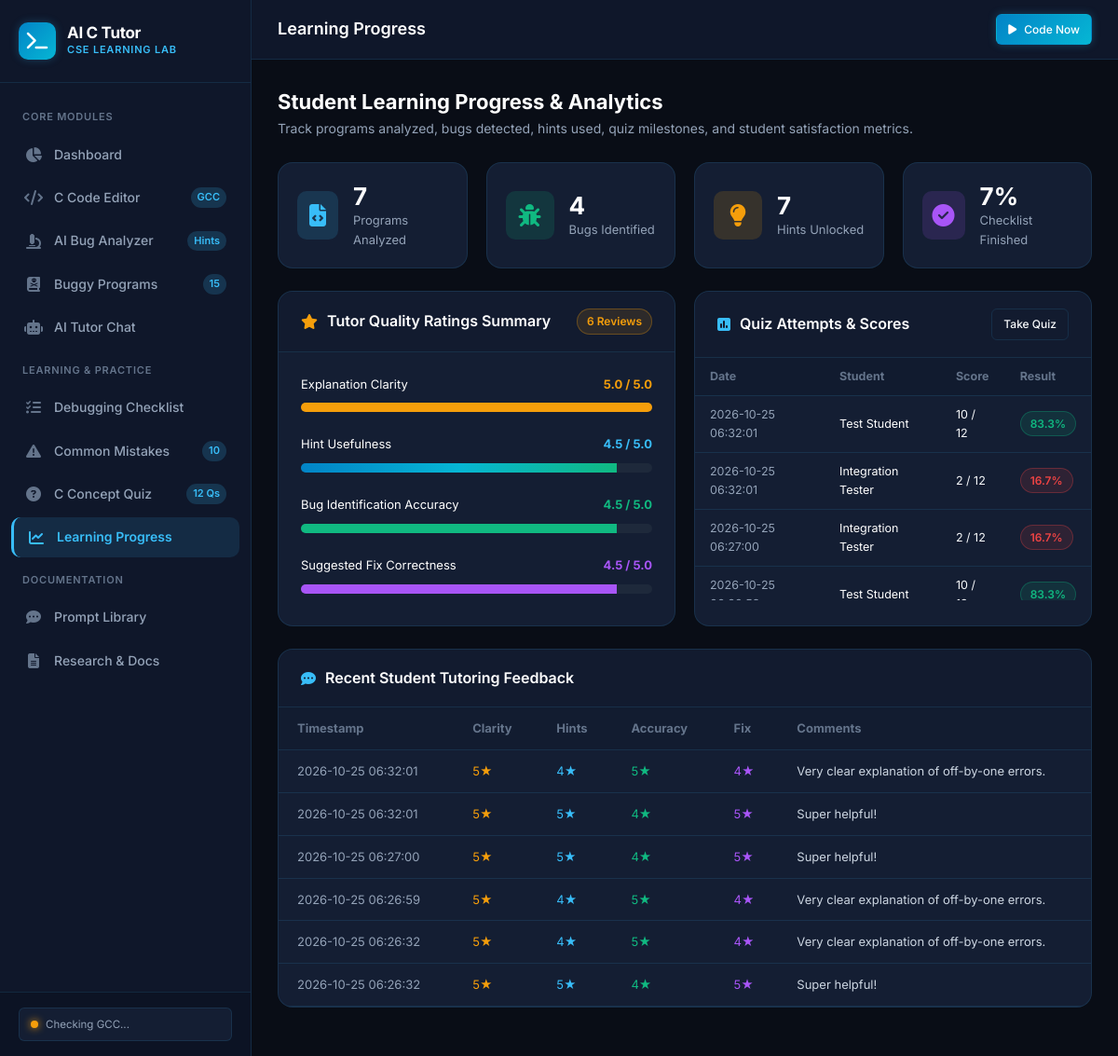
The app's page /progress with its own data.
### tables this page shows
CREATE TABLE quiz_attempts (
        id INTEGER PRIMARY KEY AUTOINCREMENT,
        student_name TEXT DEFAULT 'Student',
        score INTEGER NOT NULL,
        total_questions INTEGER NOT NULL,
        percentage REAL NOT NULL,
        answers_json TEXT,
        completed_at DATETIME DEFAULT CURRENT_TIMESTAMP
    );

CREATE TABLE tutor_ratings (
        id INTEGER PRIMARY KEY AUTOINCREMENT,
        analysis_id INTEGER,
        clarity_score INTEGER CHECK(clarity_score BETWEEN 1 AND 5),
        usefulness_score INTEGER CHECK(usefulness_score BETWEEN 1 AND 5),
        accuracy_score INTEGER CHECK(accuracy_score BETWEEN 1 AND 5),
        fix_score INTEGER CHECK(fix_score BETWEEN 1 AND 5),
        feedback_comments TEXT,
        created_at DATETIME DEFAULT CURRENT_TIMESTAMP,
        FOREIGN KEY (analysis_id) REFERENCES analysis_history (id)
    );

### app.py (the view)
@app.route("/progress")
def progress():
    stats = get_dashboard_stats()
    quiz_history = get_quiz_history()
    ratings_summary, recent_ratings = get_ratings_summary()
    return render_template(
        "progress.html",
        stats=stats,
        quiz_history=quiz_history,
        ratings=ratings_summary,
        recent_ratings=recent_ratings,
        page_title="Learning Progress"
    )

### database.py (called while the page is built)
def get_db_connection():
    os.makedirs(os.path.dirname(DB_PATH), exist_ok=True)
    conn = sqlite3.connect(DB_PATH)
    conn.row_factory = sqlite3.Row
    return conn

def get_ratings_summary():
    conn = get_db_connection()
    cursor = conn.cursor()
    cursor.execute("""
        SELECT
            COUNT(*) as total_ratings,
            AVG(clarity_score) as avg_clarity,
            AVG(usefulness_score) as avg_usefulness,
            AVG(accuracy_score) as avg_accuracy,
            AVG(fix_score) as avg_fix
        FROM tutor_ratings
    """)
    summary = dict(cursor.fetchone())
    cursor.execute("""
        SELECT * FROM tutor_ratings ORDER BY created_at DESC LIMIT 10
    """)
    recent = [dict(row) for row in cursor.fetchall()]
    conn.close()
    return summary, recent

def get_quiz_history():
    conn = get_db_connection()
    cursor = conn.cursor()
    cursor.execute("SELECT * FROM quiz_attempts ORDER BY completed_at DESC")
    rows = [dict(r) for r in cursor.fetchall()]
    conn.close()
    return rows

### templates/progress.html
{% extends "base.html" %}
{% block content %}
<div style="margin-bottom: 24px;">
    <h2 style="font-size: 22px; font-weight: 700; color: #fff;">Student Learning Progress & Analytics</h2>
    <p style="color: var(--text-secondary); font-size: 14px;">
        Track programs analyzed, bugs detected, hints used, quiz milestones, and student satisfaction metrics.
    </p>
</div>
<div class="grid-4" style="margin-bottom: 24px;">
    <div class="stat-card">
        <div class="stat-icon cyan">
            <i class="fas fa-file-code"></i>
        </div>
        <div>
            <div class="stat-number">{{ stats.programs_analyzed }}</div>
            <div class="stat-label">Programs Analyzed</div>
        </div>
    </div>
    <div class="stat-card">
        <div class="stat-icon emerald">
            <i class="fas fa-bug"></i>
        </div>
        <div>
            <div class="stat-number">{{ stats.bugs_identified }}</div>
            <div class="stat-label">Bugs Identified</div>
        </div>
    </div>
    <div class="stat-card">
        <div class="stat-icon amber">
            <i class="fas fa-lightbulb"></i>
        </div>
        <div>
            <div class="stat-number">{{ stats.hints_unlocked }}</div>
            <div class="stat-label">Hints Unlocked</div>
        </div>
    </div>
    <div class="stat-card">
        <div class="stat-icon purple">
            <i class="fas fa-check-circle"></i>
        </div>
        <div>
            <div class="stat-number">{{ stats.checklist_percentage }}%</div>
            <div class="stat-label">Checklist Finished</div>
        </div>
    </div>
</div>
<div class="grid-2" style="margin-bottom: 24px;">
    <div class="card" style="margin-bottom: 0;">
        <div class="card-header">
            <div class="card-title">
                <i class="fas fa-star" style="color: #f59e0b;"></i> Tutor Quality Ratings Summary
            </div>
            <span class="badge badge-amber">{{ ratings.total_ratings or 0 }} Reviews</span>
        </div>
        <div class="card-body">
            {% if ratings.total_ratings %}
            <div style="display: flex; flex-direction: column; gap: 14px;">
                <div>
                    <div style="display: flex; justify-content: space-between; font-size: 13px; margin-bottom: 4px;">
                        <span style="color: #fff;">Explanation Clarity</span>
                        <span style="color: #f59e0b; font-weight: 700;">{{ "%.1f"|format(ratings.avg_clarity) }} / 5.0</span>
                    </div>
                    <div class="progress-bar-track">
                        <div class="progress-bar-fill" style="width: {{ (ratings.avg_clarity / 5) * 100 }}%; background: #f59e0b;"></div>
                    </div>
                </div>
                <div>
                    <div style="display: flex; justify-content: space-between; font-size: 13px; margin-bottom: 4px;">
                        <span style="color: #fff;">Hint Usefulness</span>
                        <span style="color: var(--primary-cyan); font-weight: 700;">{{ "%.1f"|format(ratings.avg_usefulness) }} / 5.0</span>
                    </div>
                    <div class="progress-bar-track">
                        <div class="progress-bar-fill" style="width: {{ (ratings.avg_usefulness / 5) * 100 }}%;"></div>
                    </div>
                </div>
                <div>
                    <div style="display: flex; justify-content: space-between; font-size: 13px; margin-bottom: 4px;">
                        <span style="color: #fff;">Bug Identification Accuracy</span>
                        <span style="color: var(--success); font-weight: 700;">{{ "%.1f"|format(ratings.avg_accuracy) }} / 5.0</span>
                    </div>
                    <div class="progress-bar-track">
                        <div class="progress-bar-fill" style="width: {{ (ratings.avg_accuracy / 5) * 100 }}%; background: #10b981;"></div>
                    </div>
                </div>
                <div>
                    <div style="display: flex; justify-content: space-between; font-size: 13px; margin-bottom: 4px;">
                        <span style="color: #fff;">Suggested Fix Correctness</span>
                        <span style="color: var(--accent-purple); font-weight: 700;">{{ "%.1f"|format(ratings.avg_fix) }} / 5.0</span>
                    </div>
                    <div class="progress-bar-track">
                        <div class="progress-bar-fill" style="width: {{ (ratings.avg_fix / 5) * 100 }}%; background: #a855f7;"></div>
                    </div>
                </div>
            </div>
            {% else %}
            <div style="padding: 24px; text-align: center; color: var(--text-secondary); font-size: 13.5px;">
                No student ratings recorded yet. Rate an analysis session in the AI Bug Analyzer to build this metric!
            </div>
            {% endif %}
        </div>
    </div>
    <div class="card" style="margin-bottom: 0;">
        <div class="card-header">
            <div class="card-title">
                <i class="fas fa-poll"></i> Quiz Attempts & Scores
            </div>
            <a href="{{ url_for('quiz') }}" class="btn btn-outline btn-sm">Take Quiz</a>
        </div>
        <div class="card-body" style="padding: 0;">
            {% if quiz_history %}
            <div style="max-height: 260px; overflow-y: auto;">
                <table style="width: 100%; border-collapse: collapse; text-align: left; font-size: 12.5px;">
                    <thead>
                        <tr style="border-bottom: 1px solid var(--border-subtle); color: var(--text-muted); background: rgba(15,23,42,0.3);">
                            <th style="padding: 10px 16px;">Date</th>
                            <th style="padding: 10px 16px;">Student</th>
                            <th style="padding: 10px 16px;">Score</th>
                            <th style="padding: 10px 16px;">Result</th>
                        </tr>
                    </thead>
                    <tbody>
                        {% for q in quiz_history %}
                        <tr style="border-bottom: 1px solid var(--border-subtle);">
                            <td style="padding: 10px 16px; color: var(--text-secondary);">{{ q.completed_at }}</td>
                            <td style="padding: 10px 16px; color: #fff;">{{ q.student_name }}</td>
                            <td style="padding: 10px 16px;">{{ q.score }} / {{ q.total_questions }}</td>
                            <td style="padding: 10px 16px;">
                                <span class="badge {% if q.percentage >= 80 %}badge-emerald{% elif q.percentage >= 50 %}badge-cyan{% else %}badge-rose{% endif %}">
                                    {{ q.percentage }}%
                                </span>
                            </td>
                        </tr>
                        {% endfor %}
                    </tbody>
                </table>
            </div>
            {% else %}
            <div style="padding: 24px; text-align: center; color: var(--text-secondary); font-size: 13.5px;">
                No quizzes attempted yet. Try the 12-question quiz to measure your conceptual mastery!
            </div>
            {% endif %}
        </div>
    </div>
</div>
{% if recent_ratings %}
<div class="card">
    <div class="card-header">
        <div class="card-title">
            <i class="fas fa-comment-dots"></i> Recent Student Tutoring Feedback
        </div>
    </div>
    <div class="card-body" style="padding: 0;">
        <table style="width: 100%; border-collapse: collapse; text-align: left; font-size: 13px;">
            <thead>
                <tr style="border-bottom: 1px solid var(--border-subtle); color: var(--text-muted); background: rgba(15,23,42,0.3);">
                    <th style="padding: 12px 20px;">Timestamp</th>
                    <th style="padding: 12px 20px;">Clarity</th>
                    <th style="padding: 12px 20px;">Hints</th>
                    <th style="padding: 12px 20px;">Accuracy</th>
                    <th style="padding: 12px 20px;">Fix</th>
                    <th style="padding: 12px 20px;">Comments</th>
                </tr>
            </thead>
            <tbody>
                {% for r in recent_ratings %}
                <tr style="border-bottom: 1px solid var(--border-subtle);">
                    <td style="padding: 12px 20px; color: var(--text-secondary);">{{ r.created_at }}</td>
                    <td style="padding: 12px 20px; color: #f59e0b;">{{ r.clarity_score }}★</td>
                    <td style="padding: 12px 20px; color: var(--primary-cyan);">{{ r.usefulness_score }}★</td>
                    <td style="padding: 12px 20px; color: var(--success);">{{ r.accuracy_score }}★</td>
                    <td style="padding: 12px 20px; color: var(--accent-purple);">{{ r.fix_score }}★</td>
                    <td style="padding: 12px 20px; color: #cbd5e1;">{{ r.feedback_comments or 'No written comments' }}</td>
                </tr>
                {% endfor %}
            </tbody>
        </table>
    </div>
</div>
{% endif %}
{% endblock %}

### static/css/main.css (style rules this page uses)
:root { --bg-main: #090d16; --bg-surface: #0f172a; --bg-card: #141e33; --bg-card-hover: #1a2742; --bg-input: #0b1120; --border-subtle: rgba(56, 189, 248, 0.12); --border-glow: rgba(56, 189, 248, 0.35); --primary-cyan: #38bdf8; --primary-cyan-hover: #0ea5e9; --primary-teal: #14b8a6; --accent-blue: #3b82f6; --accent-indigo: #6366f1; --accent-purple: #a855f7; --success: #10b981; --success-bg: rgba(16, 185, 129, 0.12); --warning: #f59e0b; --warning-bg: rgba(245, 158, 11, 0.12); --danger: #ef4444; --danger-bg: rgba(239, 68, 68, 0.12); --text-main: #f8fafc; --text-secondary: #94a3b8; --text-muted: #64748b; --font-sans: 'Inter', -apple-system, BlinkMacSystemFont, 'Segoe UI', Roboto, sans-serif; --font-mono: 'Fira Code', 'JetBrains Mono', Consolas, Monaco, monospace; --radius-sm: 6px; --radius-md: 10px; --radius-lg: 16px; --radius-xl: 24px; --shadow-sm: 0 2px 4px rgba(0, 0, 0, 0.3); --shadow-md: 0 4px 12px rgba(0, 0, 0, 0.4); --shadow-glow: 0 0 20px rgba(56, 189, 248, 0.15); --shadow-cyan-sm: 0 0 10px rgba(56, 189, 248, 0.25); --transition-fast: 0.15s ease; --transition-normal: 0.25s ease; }
* { margin: 0; padding: 0; box-sizing: border-box; }
body { font-family: var(--font-sans); background-color: var(--bg-main); color: var(--text-main); line-height: 1.6; overflow-x: hidden; min-height: 100vh; }
.grid-2 { display: grid; grid-template-columns: repeat(2, 1fr); gap: 20px; }
.grid-4 { display: grid; grid-template-columns: repeat(4, 1fr); gap: 20px; }
.stat-card { background: var(--bg-card); border: 1px solid var(--border-subtle); border-radius: var(--radius-lg); padding: 20px; display: flex; align-items: center; gap: 16px; transition: transform var(--transition-normal), border-color var(--transition-normal), box-shadow var(--transition-normal); }
.stat-icon { width: 52px; height: 52px; border-radius: var(--radius-md); display: flex; align-items: center; justify-content: center; font-size: 24px; }
.stat-icon.cyan { background: rgba(56, 189, 248, 0.15); color: var(--primary-cyan); }
.stat-icon.emerald { background: rgba(16, 185, 129, 0.15); color: var(--success); }
.stat-icon.amber { background: rgba(245, 158, 11, 0.15); color: var(--warning); }
.stat-icon.purple { background: rgba(168, 85, 247, 0.15); color: var(--accent-purple); }
.stat-number { font-size: 26px; font-weight: 700; color: #fff; line-height: 1.2; }
.stat-label { font-size: 13px; color: var(--text-secondary); }
.card { background: var(--bg-card); border: 1px solid var(--border-subtle); border-radius: var(--radius-lg); overflow: hidden; margin-bottom: 24px; }
.card-header { padding: 18px 24px; border-bottom: 1px solid var(--border-subtle); display: flex; align-items: center; justify-content: space-between; background: rgba(15, 23, 42, 0.4); }
.card-title { font-size: 16px; font-weight: 600; color: #fff; display: flex; align-items: center; gap: 10px; }
.card-title i { color: var(--primary-cyan); }
.card-body { padding: 24px; }
.btn { display: inline-flex; align-items: center; justify-content: center; gap: 8px; padding: 9px 18px; font-size: 14px; font-weight: 500; border-radius: var(--radius-md); cursor: pointer; border: 1px solid transparent; transition: all var(--transition-fast); text-decoration: none; }
.btn-outline { background: transparent; border-color: var(--border-subtle); color: var(--text-main); }
.btn-sm { padding: 6px 12px; font-size: 12px; border-radius: var(--radius-sm); }
.badge { display: inline-flex; align-items: center; gap: 5px; font-size: 12px; font-weight: 600; padding: 3px 10px; border-radius: 20px; }
.badge-emerald { background: var(--success-bg); color: var(--success); border: 1px solid rgba(16, 185, 129, 0.3); }
.badge-amber { background: var(--warning-bg); color: var(--warning); border: 1px solid rgba(245, 158, 11, 0.3); }
.badge-rose { background: var(--danger-bg); color: var(--danger); border: 1px solid rgba(239, 68, 68, 0.3); }
.progress-bar-track { height: 10px; background: #1e293b; border-radius: 5px; overflow: hidden; margin: 10px 0; }
.progress-bar-fill { height: 100%; background: linear-gradient(90deg, #0284c7, #06b6d4, #10b981); transition: width 0.4s ease; }

### records on screen
quiz_attempts: completed_at "2026-10-25 06:32:01", student_name "Test Student", score "10", total_questions "12", percentage "83.3"
quiz_attempts: completed_at "2026-10-25 06:32:01", student_name "Integration Tester", score "2", total_questions "12", percentage "16.7"
quiz_attempts: completed_at "2026-10-25 06:27:00", student_name "Integration Tester", score "2", total_questions "12", percentage "16.7"
quiz_attempts: completed_at "2026-10-25…", student_name "Test Student", score "10", percentage "83.3"
tutor_ratings: created_at "2026-10-25 06:32:01", clarity_score "5", usefulness_score "4", accuracy_score "5", fix_score "4", feedback_comments "Very clear explanation of off-by-one errors."
tutor_ratings: created_at "2026-10-25 06:32:01", clarity_score "5", usefulness_score "5", accuracy_score "4", fix_score "5", feedback_comments "Super helpful!"
tutor_ratings: created_at "2026-10-25 06:27:00", clarity_score "5", usefulness_score "5", accuracy_score "4", fix_score "5", feedback_comments "Super helpful!"
tutor_ratings: created_at "2026-10-25 06:26:59", clarity_score "5", usefulness_score "4", accuracy_score "5", fix_score "4", feedback_comments "Very clear explanation of off-by-one errors."
tutor_ratings: created_at "2026-10-25 06:26:32", clarity_score "5", usefulness_score "4", accuracy_score "5", fix_score "4", feedback_comments "Very clear explanation of off-by-one errors."
tutor_ratings: created_at "2026-10-25 06:26:32", clarity_score "5", usefulness_score "5", accuracy_score "4", fix_score "5", feedback_comments "Super helpful!"

### other values on screen
{{ page_title }} "Learning Progress"
{{ stats.programs_analyzed }} "7"
{{ stats.bugs_identified }} "4"
{{ stats.hints_unlocked }} "7"
{{ stats.checklist_percentage }} "7"
{{ ratings.total_ratings or 0 }} "6"
{{ "%.1f"|format(ratings.avg_clarity) }} "5.0"
{{ "%.1f"|format(ratings.avg_usefulness) }} "4.5"
{{ "%.1f"|format(ratings.avg_accuracy) }} "4.5"
{{ "%.1f"|format(ratings.avg_fix) }} "4.5"
